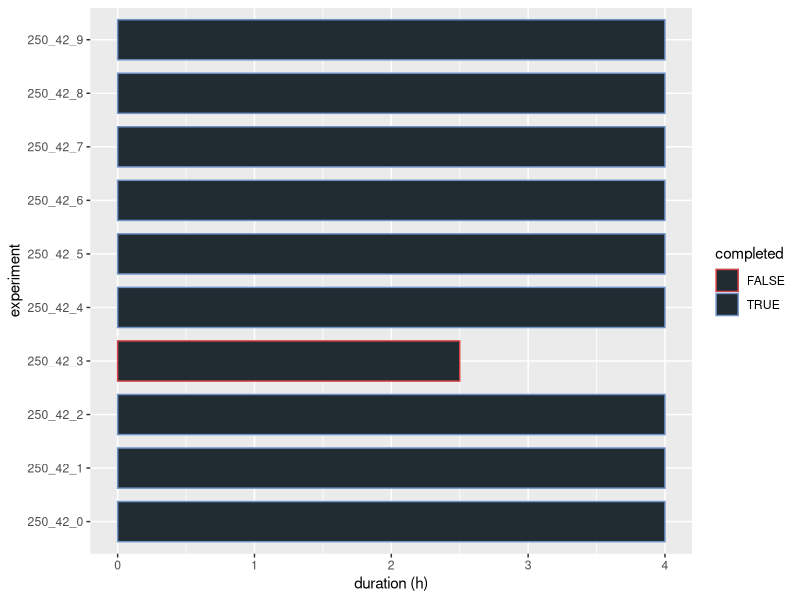
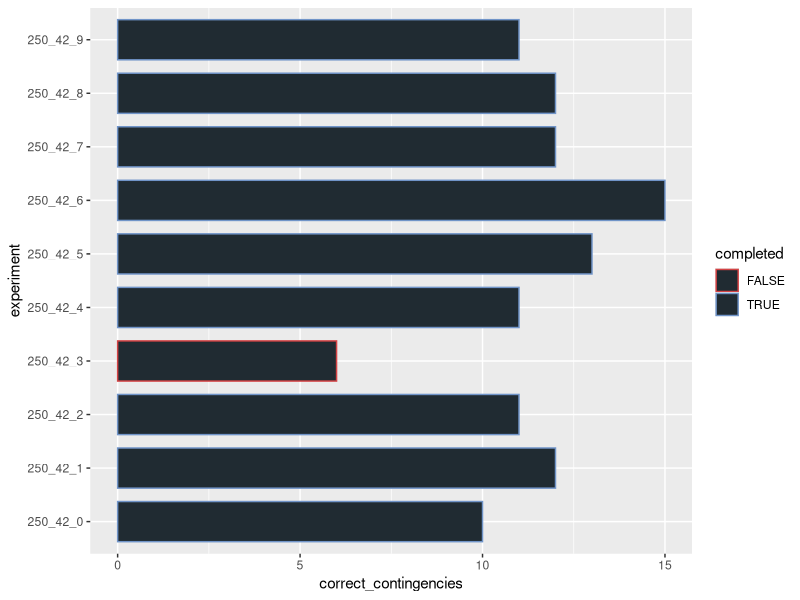
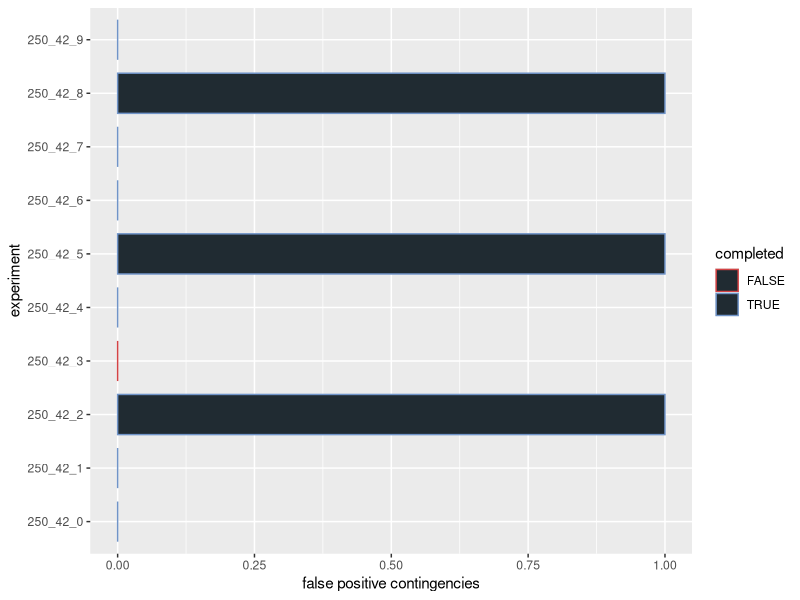
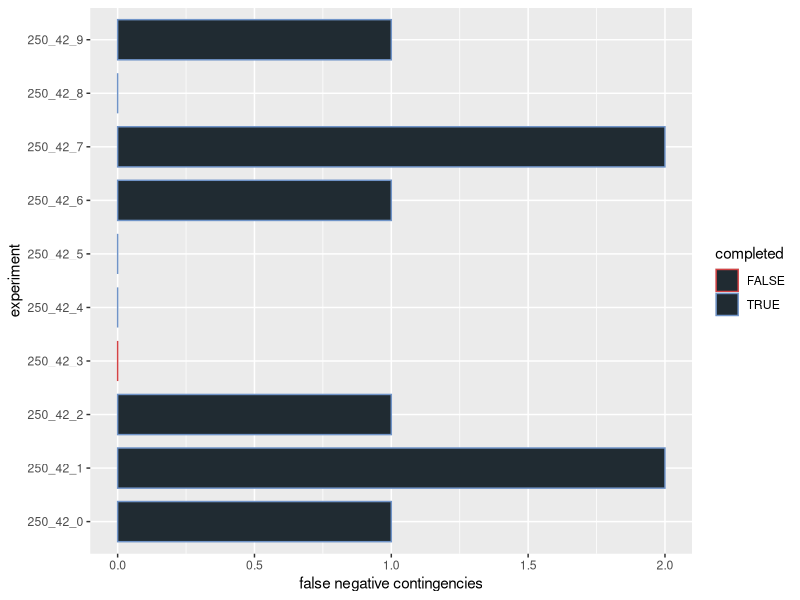
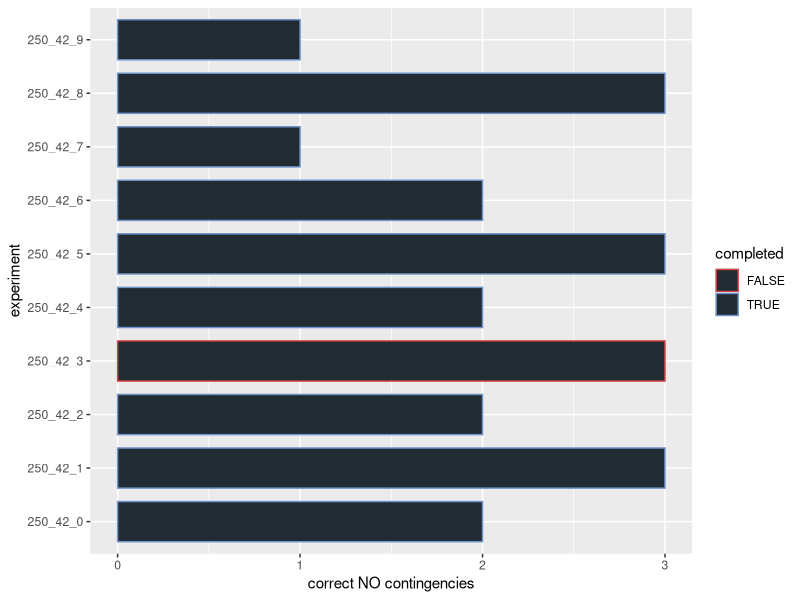
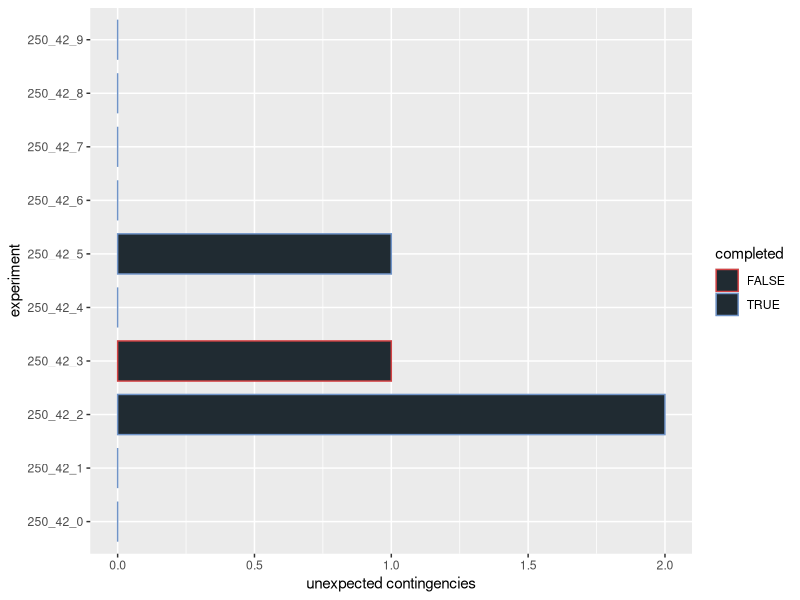
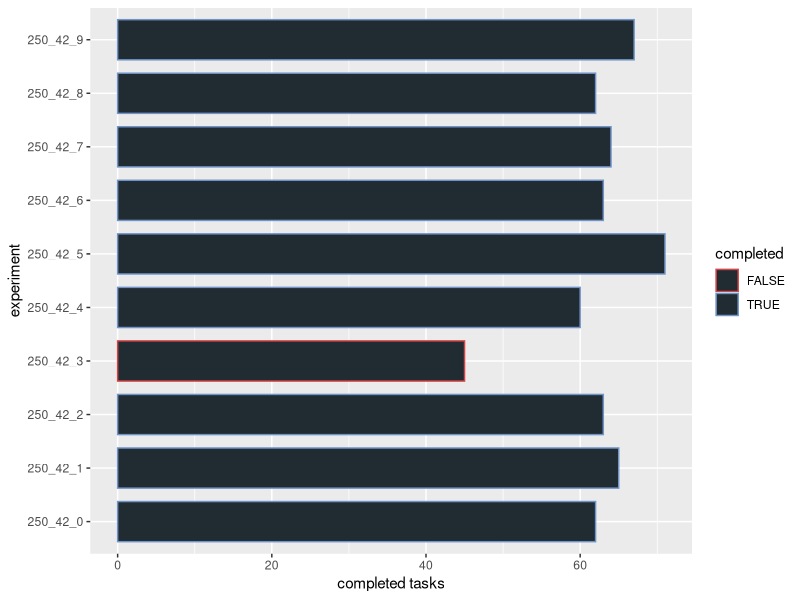
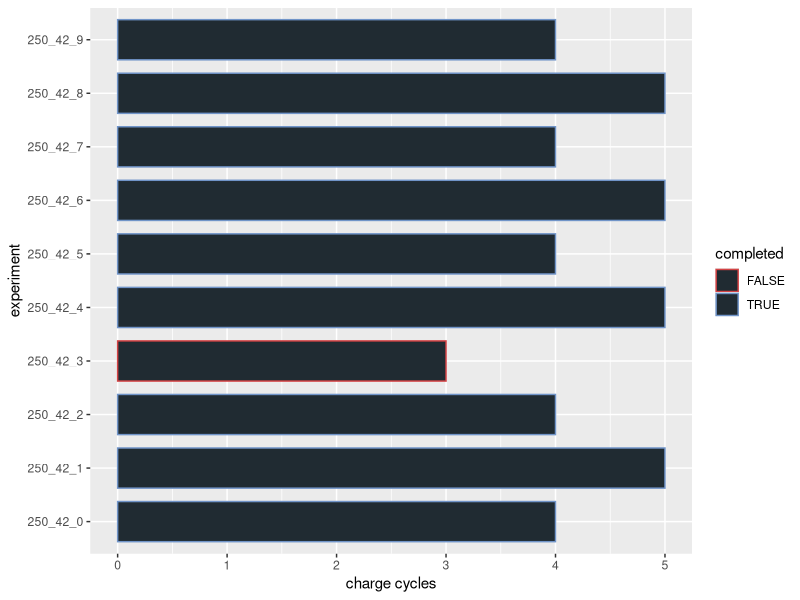

The R script that drew these images, in order:
library(ggplot2)

######################################################################
################################ PLOTS ###############################
######################################################################

gen_plot <- function(plotPointsPre, y_name, x_name, filename) {
    finalPlot <- plotPointsPre + geom_bar(stat="identity", fill = c(rgb(32, 43, 50, maxColorValue = 255)), width=0.75) + coord_flip() + xlab(x_name) + ylab(y_name) + scale_color_manual(values=c("#d44345", "#7094c8"))
    ggsave(finalPlot, file = filename, width=6, height=4)
}

input <- read.csv(file = "placeholder.csv", header = TRUE, sep = ",")

gen_plot(ggplot(data = input, aes(x = experiment, y = duration, color = completed, group = completed)), "duration (h)", "experiment", "duration.png")
gen_plot(ggplot(data = input, aes(x = experiment, y = correct_contingencies, color = completed, group = completed)), "correct_contingencies", "experiment", "corr_cont.png")
gen_plot(ggplot(data = input, aes(x = experiment, y = false_positives, color = completed, group = completed)), "false positive contingencies", "experiment", "false_positives.png")
gen_plot(ggplot(data = input, aes(x = experiment, y = false_negatives, color = completed, group = completed)), "false negative contingencies", "experiment", "false_negatives.png")
gen_plot(ggplot(data = input, aes(x = experiment, y = correct_no_contingency, color = completed, group = completed)), "correct NO contingencies", "experiment", "correct_no_contingencies.png")
gen_plot(ggplot(data = input, aes(x = experiment, y = unexpected_contingencies, color = completed, group = completed)), "unexpected contingencies", "experiment", "unexpected_contingencies.png")
gen_plot(ggplot(data = input, aes(x = experiment, y = completed_tasks, color = completed, group = completed)), "completed tasks", "experiment", "completed_tasks.png")
gen_plot(ggplot(data = input, aes(x = experiment, y = charge_cycles, color = completed, group = completed)), "charge cycles", "experiment", "charge_cycles.png")
gen_plot(ggplot(data = input, aes(
        x = experiment, color = completed, group = completed,
        y = (correct_contingencies + correct_no_contingency) / (correct_contingencies + correct_no_contingency + false_positives + false_negatives + unexpected_contingencies) * 100
    )
), "expected response to fail sim (%)", "experiment", "expected_res.png")

######################################################################
############################## ANALYSIS ##############################
######################################################################

compute_avg_duration <- function() {
    costs <- subset(input, select = c(duration))
    return(round(mean(as.numeric(as.character(costs[["duration"]]))), digits = 2))
}

compute_avg_completed_tasks <- function() {
    costs <- subset(input, select = c(completed_tasks))
    return(round(mean(as.numeric(as.character(costs[["completed_tasks"]]))), digits = 2))
}

compute_avg_charge_cycles <- function() {
    costs <- subset(input, select = c(charge_cycles))
    return(round(mean(as.numeric(as.character(costs[["charge_cycles"]]))), digits = 2))
}

compute_avg_percentage_expected_response <- function() {
    costs <- subset(input, select = c(correct_contingencies, correct_no_contingency, false_negatives, false_positives, unexpected_contingencies))
    return(round(mean(as.numeric(as.character((
        (costs[["correct_contingencies"]] + costs[["correct_no_contingency"]]) /
        (costs[["correct_contingencies"]] + costs[["correct_no_contingency"]] + costs[["false_negatives"]] + costs[["false_positives"]] + costs[["unexpected_contingencies"]])
    ) * 100))), digits = 2))
}

paste("avg duration: ", compute_avg_duration(), "h")
paste("avg #completed_tasks: ", compute_avg_completed_tasks())
paste("avg #charge_cycles: ", compute_avg_charge_cycles())
paste("avg expected response to fail sim: ", compute_avg_percentage_expected_response(), "%")
